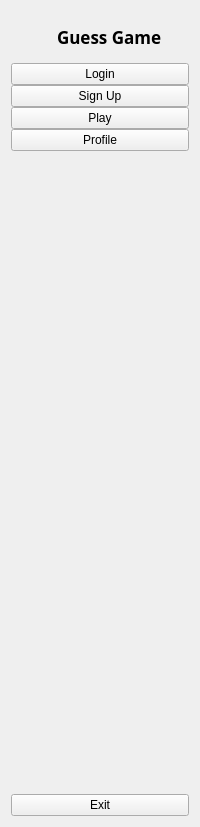
     <widget class="QWidget" name="iconTextWidget" native="true">
      <layout class="QVBoxLayout" name="verticalLayout_4">
       <item>
        <layout class="QHBoxLayout" name="horizontalLayout">
         <property name="topMargin">
          <number>6</number>
         </property>
         <item>
          <widget class="QLabel" name="logoIAT">
           <property name="minimumSize">
            <size>
             <width>40</width>
             <height>40</height>
            </size>
           </property>
           <property name="maximumSize">
            <size>
             <width>40</width>
             <height>40</height>
            </size>
           </property>
           <property name="text">
            <string/>
           </property>
           <property name="pixmap">
            <pixmap resource="resource.qrc">:/icons/icons/71jgOh9AaBL.png</pixmap>
           </property>
           <property name="scaledContents">
            <bool>true</bool>
           </property>
          </widget>
         </item>
         <item>
          <widget class="QLabel" name="guessGameLabel">
           <property name="font">
            <font>
             <family>Alegreya Sans SC</family>
             <pointsize>13</pointsize>
             <weight>75</weight>
             <bold>true</bold>
            </font>
           </property>
           <property name="text">
            <string>&lt;html&gt;&lt;head/&gt;&lt;body&gt;&lt;p&gt;Guess Game&lt;/p&gt;&lt;/body&gt;&lt;/html&gt;</string>
           </property>
          </widget>
         </item>
        </layout>
       </item>
       <item>
        <layout class="QVBoxLayout" name="verticalLayout_3">
         <property name="spacing">
          <number>0</number>
         </property>
         <item>
          <widget class="QPushButton" name="loginButtonIAT">
           <property name="cursor">
            <cursorShape>PointingHandCursor</cursorShape>
           </property>
           <property name="text">
            <string>Login</string>
           </property>
           <property name="icon">
            <iconset resource="resource.qrc">
             <normaloff>:/icons/icons/log-in.svg</normaloff>
             <normalon>:/icons/icons/log-in_white.png</normalon>:/icons/icons/log-in.svg</iconset>
           </property>
           <property name="iconSize">
            <size>
             <width>14</width>
             <height>14</height>
            </size>
           </property>
           <property name="checkable">
            <bool>true</bool>
           </property>
           <property name="autoExclusive">
            <bool>true</bool>
           </property>
          </widget>
         </item>
         <item>
          <widget class="QPushButton" name="signupButtonIAT">
           <property name="cursor">
            <cursorShape>PointingHandCursor</cursorShape>
           </property>
           <property name="text">
            <string>Sign Up</string>
           </property>
           <property name="icon">
            <iconset resource="resource.qrc">
             <normaloff>:/icons/icons/user-plus.svg</normaloff>
             <normalon>:/icons/icons/user-plus_white.png</normalon>:/icons/icons/user-plus.svg</iconset>
           </property>
           <property name="iconSize">
            <size>
             <width>14</width>
             <height>14</height>
            </size>
           </property>
           <property name="checkable">
            <bool>true</bool>
           </property>
           <property name="autoExclusive">
            <bool>true</bool>
           </property>
          </widget>
         </item>
         <item>
          <widget class="QPushButton" name="playButtonIAT">
           <property name="cursor">
            <cursorShape>PointingHandCursor</cursorShape>
           </property>
           <property name="text">
            <string>Play</string>
           </property>
           <property name="icon">
            <iconset resource="resource.qrc">
             <normaloff>:/icons/icons/play.svg</normaloff>
             <normalon>:/icons/icons/play_white.png</normalon>:/icons/icons/play.svg</iconset>
           </property>
           <property name="iconSize">
            <size>
             <width>14</width>
             <height>14</height>
            </size>
           </property>
           <property name="checkable">
            <bool>true</bool>
           </property>
           <property name="autoExclusive">
            <bool>true</bool>
           </property>
          </widget>
         </item>
         <item>
          <widget class="QPushButton" name="profileButtonIAT">
           <property name="cursor">
            <cursorShape>PointingHandCursor</cursorShape>
           </property>
           <property name="text">
            <string>Profile</string>
           </property>
           <property name="icon">
            <iconset resource="resource.qrc">
             <normaloff>:/icons/icons/user.svg</normaloff>
             <normalon>:/icons/icons/user_white.png</normalon>:/icons/icons/user.svg</iconset>
           </property>
           <property name="iconSize">
            <size>
             <width>14</width>
             <height>14</height>
            </size>
           </property>
           <property name="checkable">
            <bool>true</bool>
           </property>
           <property name="autoExclusive">
            <bool>true</bool>
           </property>
          </widget>
         </item>
        </layout>
       </item>
       <item>
        <spacer name="verticalSpacer_2">
         <property name="orientation">
          <enum>Qt::Vertical</enum>
         </property>
         <property name="sizeHint" stdset="0">
          <size>
           <width>20</width>
           <height>637</height>
          </size>
         </property>
        </spacer>
       </item>
       <item>
        <widget class="QPushButton" name="exitButtonIAT">
         <property name="cursor">
          <cursorShape>PointingHandCursor</cursorShape>
         </property>
         <property name="text">
          <string>Exit</string>
         </property>
         <property name="icon">
          <iconset resource="resource.qrc">
           <normaloff>:/icons/icons/x-circle.svg</normaloff>:/icons/icons/x-circle.svg</iconset>
         </property>
         <property name="iconSize">
          <size>
           <width>14</width>
           <height>14</height>
          </size>
         </property>
        </widget>
       </item>
      </layout>
     </widget>
